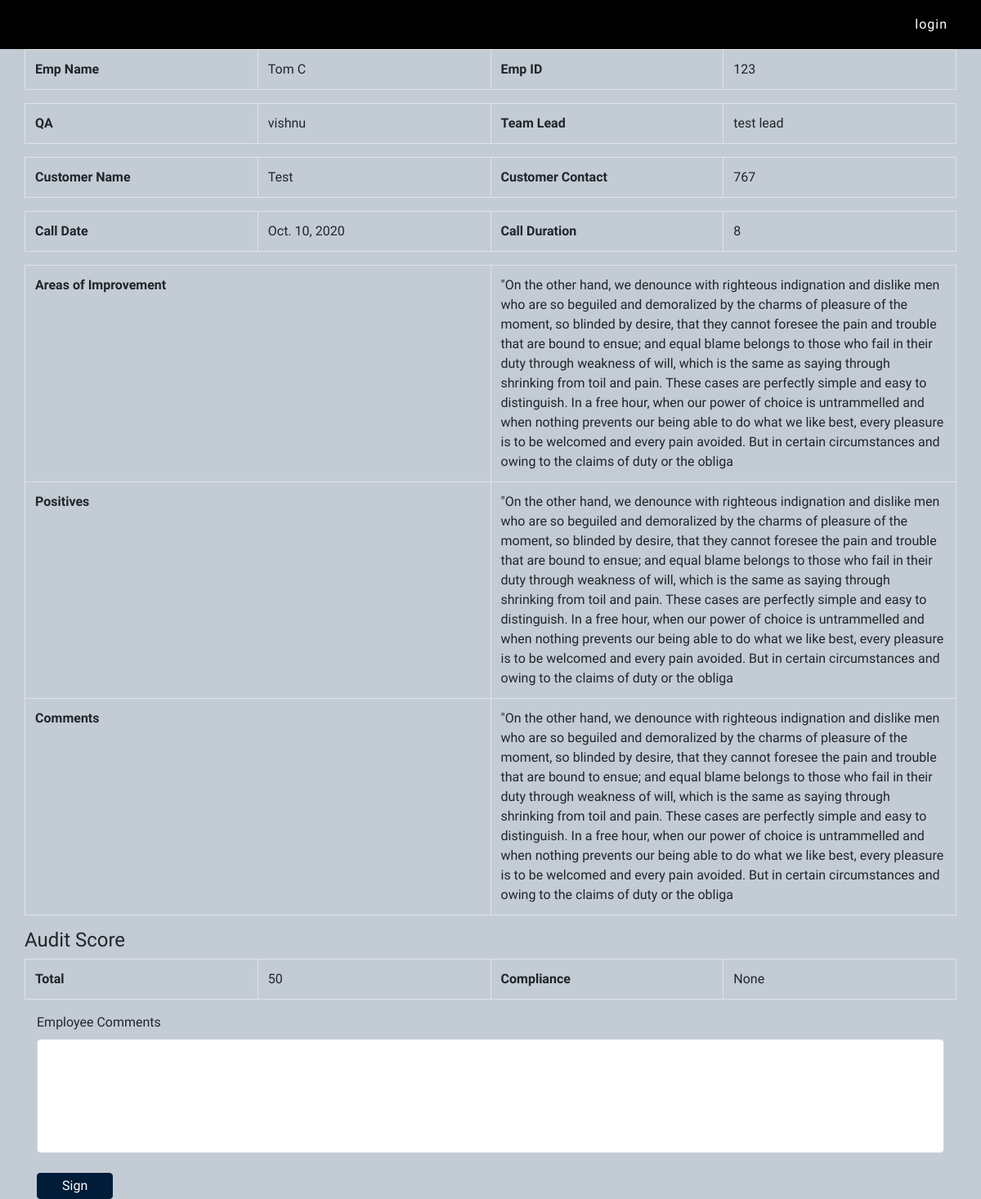
Page /employees/coaching/10 on the earlier database version.
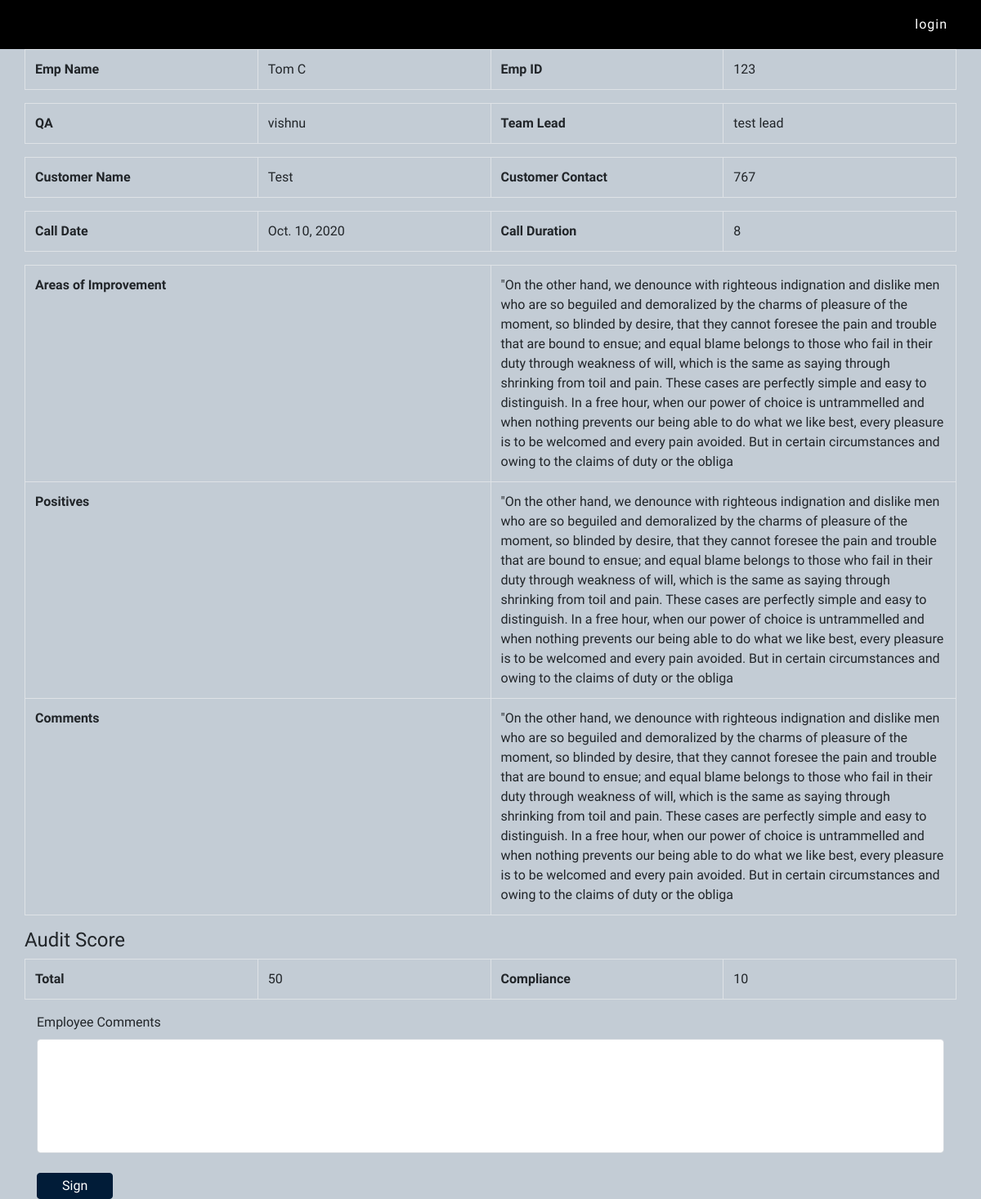
Same page on the later database version.
### employees/models.py (models this page shows, shortened)
class OutboundMonitoringForm(models.Model):
    associate_name=models.CharField(max_length=50)
    emp_id=models.IntegerField()
    qa = models.CharField(max_length=50)
    team_lead = models.CharField(max_length=50)
    customer_name=models.CharField(max_length=50)
    customer_contact=models.IntegerField()
    call_date=models.DateField()
    audit_date = models.DateField()
    campaign=models.CharField(max_length=100)
    zone=models.CharField(max_length=60)
    concept=models.CharField(max_length=60)
    call_duration=models.IntegerField()
    opening_1=models.CharField(max_length=10)
    opening_2=models.CharField(max_length=10)
    softskill_1=models.CharField(max_length=10)
    softskill_2 = models.CharField(max_length=10)
    softskill_3 = models.CharField(max_length=10)
    softskill_4 = models.CharField(max_length=10)
    softskill_5 = models.CharField(max_length=10)
    softskill_6 = models.CharField(max_length=10)
    business_1=models.CharField(max_length=10)
    business_2 = models.CharField(max_length=10)
    business_3 = models.CharField(max_length=10)
    closing_1=models.CharField(max_length=10)
    closing_2 = models.CharField(max_length=10)
    compliance_1=models.CharField(max_length=10)
    compliance_2 = models.CharField(max_length=10)
    compliance_3 = models.CharField(max_length=10)
    total_score=models.IntegerField(null=True)
    compliance=models.IntegerField(null=True)
    opening_total=models.IntegerField(null=True)
    softskill_total=models.IntegerField(null=True)
    business_total=models.IntegerField(null=True)
    closing_total=models.IntegerField(null=True)
    compliance_total=models.IntegerField(null=True)
    areas_improvement = models.TextField()
    positives=models.TextField()
    comments=models.TextField()
    added_by=models.CharField(max_length=30)
    status=models.BooleanField(default=False)
    closed_date=models.DateField(null=True)

### employees/views.py (the view)
# urls.py: path('coaching/<int:pk>',empCoachingView),
def empCoachingView(request,pk):
    coaching=OutboundMonitoringForm.objects.get(id=pk)
    data={'coaching':coaching}
    return render(request,'emp-coaching-view.html',data)

### templates/emp-coaching-view.html (shortened to what this page needs)
{% extends 'base.html' %}
{% block main %}
<section id="coachingciew">
<div class="container-lg">
    <div class="row">
       <table class="table table-bordered">
          <tbody>
            <tr>
              <td><b>Emp Name</b></td>
              <td>{{coaching.associate_name}}</td>
              <td><b>Emp ID</b></td>
              <td>{{coaching.emp_id}}</td>
            </tr>
          </tbody>
        </table>
        <table class="table table-bordered">
          <tbody>
            <tr>
              <td><b>QA</b></td>
              <td>{{coaching.qa}}</td>
              <td><b>Team Lead</b></td>
              <td>{{coaching.team_lead}}</td>
            </tr>
          </tbody>
        </table>
        <table class="table table-bordered">
          <tbody>
            <tr>
              <td><b>Customer Name</b></td>
              <td>{{coaching.customer_name}}</td>
              <td><b>Customer Contact</b></td>
              <td>{{coaching.customer_contact}}</td>
            </tr>
          </tbody>
        </table>
        <table class="table table-bordered">
          <tbody>
            <tr>
              <td><b>Call Date</b></td>
              <td>{{coaching.call_date}}</td>
              <td><b>Call Duration</b></td>
              <td>{{coaching.call_duration}}</td>
            </tr>
          </tbody>
        </table>
        <table class="table table-bordered">
          <tbody>
            <tr style="height:110px">
              <td><b>Areas of Improvement</b></td>
              <td>{{coaching.areas_improvement}}</td>
            </tr>
          <tr style="height:110px">
              <td><b>Positives</b></td>
              <td>{{coaching.positives}}</td>
            </tr>
          <tr style="height:110px">
              <td><b>Comments</b></td>
              <td>{{coaching.comments}}</td>
            </tr>
          </tbody>
        </table>
         <table class="table table-bordered">
          <thead>
            <tr><h4>Audit Score</h4></tr>
          </thead>
          <tbody>
            <tr>
              <td><b>Total</b></td>
              <td>{{coaching.total_score}}</td>
              <td><b>Compliance</b></td>
              <td>{{coaching.compliance_total}}</td>
            </tr>
          </tbody>
        </table>
    </div>
    <form class="login-form" action="/employees/coaching/signcoaching/{{coaching.id}}" method="post">
        <label for="emp_comments">Employee Comments</label><br>
        <input type="text" name="emp_comments" id="emp_comments" class="form-control" style="height: 140px">
        <br>
        <input class="btn btn-info" type="submit" value="Sign">
    </form>
</div>
</section>
{% endblock %}

Differences in the rows shown:
changed OutboundMonitoringForm "Tom C": compliance_total "None" → "10"
